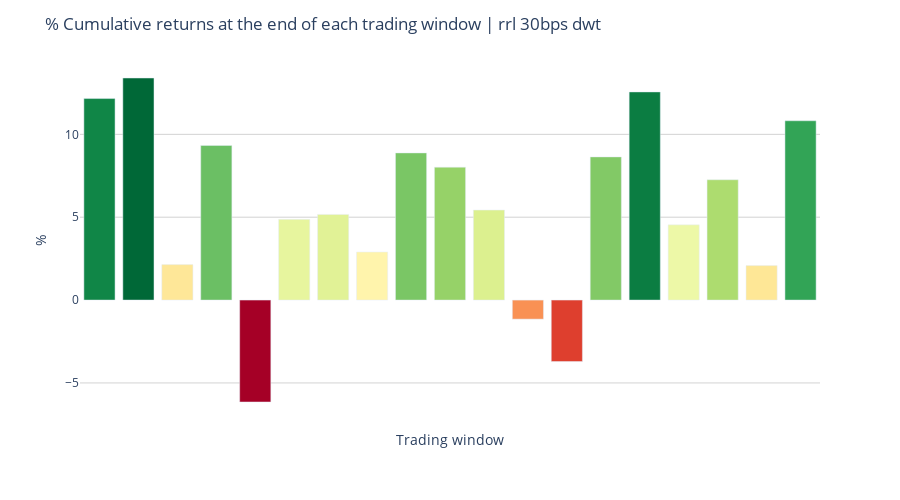

Notebook cell for this chart:
### Code cell
df_barplot = generate_df_barplot(df)
title = f"% Cumulative returns at the end of each trading window | {setting}"

layout = generate_layout(
    fig_height=500, 
    fig_width=900, 
    fig_title=title,
    x_axis_args={"title": {"text": "Trading window"}}, 
    y_axis_args={"gridcolor": "lightgrey", "title": {"text": "%"}}
)
fig = make_cumrets_barplot(df_barplot, layout)

fig.show()

### Figure 1 — Plotly figure (JSON) as saved in the notebook; plotly's stock layout.template omitted (floating-point values rounded to 4 significant figures)
{"data": [{"alignmentgroup": "True", "hovertemplate": "Trading window=%{x}<br>Cumulative returns=%{marker.color}<extra></extra>", "legendgroup": "", "marker": {"color": [12.16, 13.4, 2.14, 9.33, -6.15, 4.87, 5.17, 2.9, 8.88, 8.02, 5.43, -1.15, -3.71, 8.64, 12.56, 4.54, 7.26, 2.08, 10.82], "coloraxis": "coloraxis", "pattern": {"shape": ""}}, "name": "", "offsetgroup": "", "orientation": "v", "showlegend": false, "textposition": "auto", "type": "bar", "x": ["2010-06-30/2010-10-14 - sr=2.47", "2010-11-19/2011-03-09 - sr=3.1", "2011-04-14/2011-08-01 - sr=0.55", "2011-09-07/2011-12-21 - sr=1.6", "2012-01-31/2012-05-16 - sr=-1.74", "2012-06-22/2012-10-08 - sr=1.44", "2012-11-15/2013-03-06 - sr=1.66", "2013-04-12/2013-07-29 - sr=0.79", "2013-09-04/2013-12-18 - sr=2.9", "2014-01-28/2014-05-14 - sr=2.4", "2014-06-20/2014-10-06 - sr=1.59", "2014-11-11/2015-03-02 - sr=-0.22", "2015-04-08/2015-07-23 - sr=-0.82", "2015-08-28/2015-12-14 - sr=1.82", "2016-01-22/2016-05-09 - sr=2.52", "2016-06-15/2016-09-29 - sr=1.06", "2016-11-04/2017-02-23 - sr=2.14", "2017-03-31/2017-07-18 - sr=0.77", "2017-08-23/2017-12-07 - sr=2.59"], "xaxis": "x", "y": [12.16, 13.4, 2.14, 9.33, -6.15, 4.87, 5.17, 2.9, 8.88, 8.02, 5.43, -1.15, -3.71, 8.64, 12.56, 4.54, 7.26, 2.08, 10.82], "yaxis": "y"}], "layout": {"barmode": "relative", "coloraxis": {"colorbar": {"title": {"text": "Cumulative returns"}}, "colorscale": [[0, "rgb(165,0,38)"], [0.1, "rgb(215,48,39)"], [0.2, "rgb(244,109,67)"], [0.3, "rgb(253,174,97)"], [0.4, "rgb(254,224,139)"], [0.5, "rgb(255,255,191)"], [0.6, "rgb(217,239,139)"], [0.7, "rgb(166,217,106)"], [0.8, "rgb(102,189,99)"], [0.9, "rgb(26,152,80)"], [1, "rgb(0,104,55)"]], "showscale": false}, "height": 500, "legend": {"tracegroupgap": 0}, "margin": {"t": 60}, "plot_bgcolor": "white", "title": {"text": "% Cumulative returns at the end of each trading window | rrl 30bps dwt"}, "width": 900, "xaxis": {"anchor": "y", "domain": [0, 1], "showticklabels": false, "title": {"text": "Trading window"}}, "yaxis": {"anchor": "x", "domain": [0, 1], "gridcolor": "lightgrey", "title": {"text": "%"}}}}
